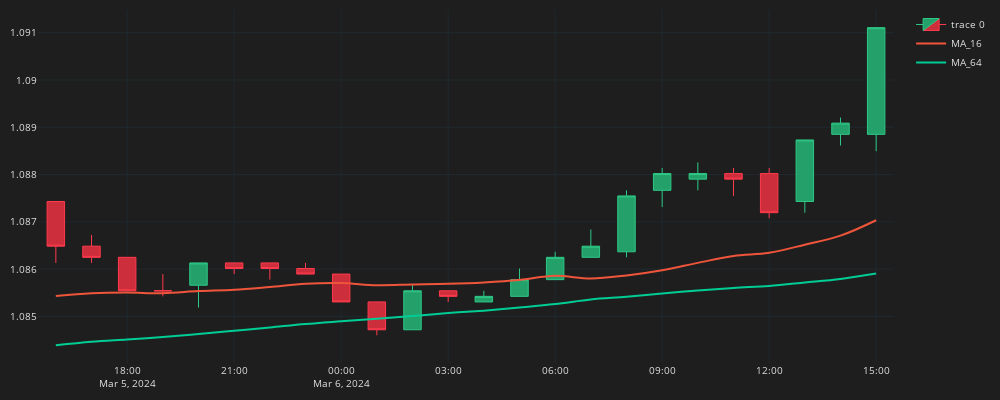

Write notebook code for a chart like this one.
### Code cell
fig = go.Figure()
fig.add_trace(go.Candlestick(
    x=df_plot.time, open=df_plot.mid_o, high=df_plot.mid_h, low=df_plot.mid_l, close=df_plot.mid_c,
    line=dict(width=1), opacity=1,
    increasing_fillcolor='#24A06B',
    decreasing_fillcolor="#CC2E3C",
    increasing_line_color='#2EC886',  
    decreasing_line_color='#FF3A4C'
))
for ma in ma_list:  
    col = f"MA_{ma}"
    fig.add_trace(go.Scatter(x=df_plot.time, 
        y=df_plot[col],
        line=dict(width=2),
        line_shape='spline',
        name=col
        ))
fig.update_layout(width=1000,height=400,
    margin=dict(l=10,r=10,b=10,t=10),
    font=dict(size=10,color="#e1e1e1"),
    paper_bgcolor="#1e1e1e",
    plot_bgcolor="#1e1e1e")
fig.update_xaxes(
    gridcolor="#1f292f",
    showgrid=True,fixedrange=True,rangeslider=dict(visible=False)
)
fig.update_yaxes(
    gridcolor="#1f292f",
    showgrid=True
)
fig.show()

### Figure 1 — Plotly figure (JSON) as saved in the notebook; plotly's stock layout.template omitted (floating-point values rounded to 4 significant figures)
{"data": [{"close": [1.086, 1.086, 1.086, 1.086, 1.086, 1.086, 1.086, 1.086, 1.085, 1.085, 1.086, 1.085, 1.085, 1.086, 1.086, 1.086, 1.088, 1.088, 1.088, 1.088, 1.087, 1.089, 1.089, 1.091], "decreasing": {"fillcolor": "#CC2E3C", "line": {"color": "#FF3A4C"}}, "high": [1.087, 1.087, 1.086, 1.086, 1.086, 1.086, 1.086, 1.086, 1.086, 1.085, 1.086, 1.086, 1.086, 1.086, 1.086, 1.087, 1.088, 1.088, 1.088, 1.088, 1.088, 1.089, 1.089, 1.091], "increasing": {"fillcolor": "#24A06B", "line": {"color": "#2EC886"}}, "line": {"width": 1}, "low": [1.086, 1.086, 1.086, 1.085, 1.085, 1.086, 1.086, 1.086, 1.085, 1.085, 1.085, 1.085, 1.085, 1.085, 1.086, 1.086, 1.086, 1.087, 1.088, 1.088, 1.087, 1.087, 1.089, 1.088], "opacity": 1, "open": [1.087, 1.086, 1.086, 1.086, 1.086, 1.086, 1.086, 1.086, 1.086, 1.085, 1.085, 1.086, 1.085, 1.085, 1.086, 1.086, 1.086, 1.088, 1.088, 1.088, 1.088, 1.087, 1.089, 1.089], "type": "candlestick", "x": ["2024-03-05 16", "2024-03-05 17", "2024-03-05 18", "2024-03-05 19", "2024-03-05 20", "2024-03-05 21", "2024-03-05 22", "2024-03-05 23", "2024-03-06 00", "2024-03-06 01", "2024-03-06 02", "2024-03-06 03", "2024-03-06 04", "2024-03-06 05", "2024-03-06 06", "2024-03-06 07", "2024-03-06 08", "2024-03-06 09", "2024-03-06 10", "2024-03-06 11", "2024-03-06 12", "2024-03-06 13", "2024-03-06 14", "2024-03-06 15"]}, {"line": {"shape": "spline", "width": 2}, "name": "MA_16", "type": "scatter", "x": ["2024-03-05 16", "2024-03-05 17", "2024-03-05 18", "2024-03-05 19", "2024-03-05 20", "2024-03-05 21", "2024-03-05 22", "2024-03-05 23", "2024-03-06 00", "2024-03-06 01", "2024-03-06 02", "2024-03-06 03", "2024-03-06 04", "2024-03-06 05", "2024-03-06 06", "2024-03-06 07", "2024-03-06 08", "2024-03-06 09", "2024-03-06 10", "2024-03-06 11", "2024-03-06 12", "2024-03-06 13", "2024-03-06 14", "2024-03-06 15"], "y": [1.085, 1.085, 1.086, 1.085, 1.086, 1.086, 1.086, 1.086, 1.086, 1.086, 1.086, 1.086, 1.086, 1.086, 1.086, 1.086, 1.086, 1.086, 1.086, 1.086, 1.086, 1.087, 1.087, 1.087]}, {"line": {"shape": "spline", "width": 2}, "name": "MA_64", "type": "scatter", "x": ["2024-03-05 16", "2024-03-05 17", "2024-03-05 18", "2024-03-05 19", "2024-03-05 20", "2024-03-05 21", "2024-03-05 22", "2024-03-05 23", "2024-03-06 00", "2024-03-06 01", "2024-03-06 02", "2024-03-06 03", "2024-03-06 04", "2024-03-06 05", "2024-03-06 06", "2024-03-06 07", "2024-03-06 08", "2024-03-06 09", "2024-03-06 10", "2024-03-06 11", "2024-03-06 12", "2024-03-06 13", "2024-03-06 14", "2024-03-06 15"], "y": [1.084, 1.084, 1.085, 1.085, 1.085, 1.085, 1.085, 1.085, 1.085, 1.085, 1.085, 1.085, 1.085, 1.085, 1.085, 1.085, 1.085, 1.085, 1.086, 1.086, 1.086, 1.086, 1.086, 1.086]}], "layout": {"font": {"color": "#e1e1e1", "size": 10}, "height": 400, "margin": {"b": 10, "l": 10, "r": 10, "t": 10}, "paper_bgcolor": "#1e1e1e", "plot_bgcolor": "#1e1e1e", "width": 1000, "xaxis": {"fixedrange": true, "gridcolor": "#1f292f", "rangeslider": {"visible": false}, "showgrid": true}, "yaxis": {"gridcolor": "#1f292f", "showgrid": true}}}
